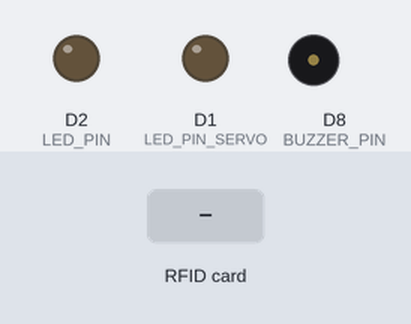
A sketch run on a simulated ESP8266 (NodeMCU). On the bench: output pins drawn as LEDs (lit = HIGH), buzzer (waves = sounding). The inputs (shaded band) are chosen by the test bench. WiFi joins after 1.5 s; servers stay silent unless stated; network time is answered at once with the bench clock; the local clock reads 2024-03-15 10:24:30 at power-on unless the sketch sets it; what the sketch prints to the serial monitor is not drawn.

Above: at 2.7 s.
2.8 s: RFID card F9 FF 44 BA held to the reader
At 4.0 s:
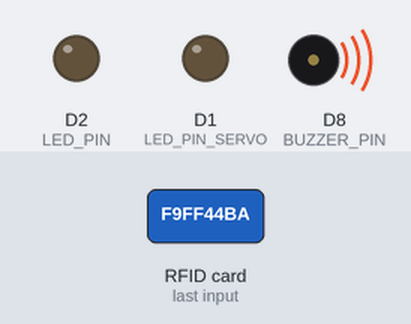
4.3 s: RFID card 5E 7A 19 C4 held to the reader
Timing chart, 0 to 11.3 s (numbered marks = the images above; inputs shaded):
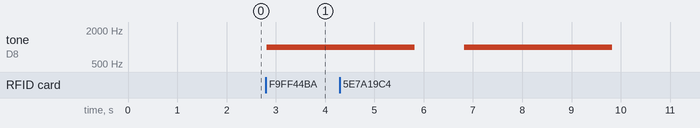

The sketch:

9.ino
```cpp
#include <ESP8266WiFi.h>
#include <NTPClient.h>
#include <WiFiUdp.h>
#include <SPI.h>
#include <MFRC522.h>

const char *ssid     = "Khoshbin";
const char *password = "wxyz1237";

// Define NTP Client to get time
WiFiUDP ntpUDP;
NTPClient timeClient(ntpUDP, "pool.ntp.org");


#define RST_PIN         D3          // Configurable, see typical pin layout above
#define SS_PIN          D4         // Configurable, see typical pin layout above

#define LED_PIN         D2
#define LED_PIN_SERVO   D1
#define BUZZER_PIN      D8

MFRC522 mfrc522(SS_PIN, RST_PIN);  // Create MFRC522 instance


void setup() {
  // Initialize Serial Monitor
  Serial.begin(115200);
  Serial.println();

  pinMode(LED_PIN, OUTPUT);
  pinMode(LED_PIN_SERVO, OUTPUT);
  pinMode(BUZZER_PIN, OUTPUT);

  // Connect to Wi-Fi
  Serial.print("Connecting to ");
  Serial.println(ssid);
  WiFi.begin(ssid, password);
  while (WiFi.status() != WL_CONNECTED) {
    delay(500);
    Serial.print(".");
  }

// Initialize a NTPClient to get time
  timeClient.begin();
  // Set offset time in seconds to adjust for your timezone, for example:
  // GMT +1 = 3600
  // Iran = GMT + 3:30 + [1:00](when daylight we have saving in summer)
  timeClient.setTimeOffset(3.50 * 60 * 60);

  while (!Serial);    // Do nothing if no serial port is opened (added for Arduinos based on ATMEGA32U4)
  SPI.begin();      // Init SPI bus
  mfrc522.PCD_Init();   // Init MFRC522
  mfrc522.PCD_DumpVersionToSerial();  // Show details of PCD - MFRC522 Card Reader details
  Serial.println(F("Scan PICC to see UID, SAK, type, and data blocks..."));
}


void array_to_string(byte array[], unsigned int len, char buffer[]){
   for (unsigned int i = 0; i < len; i++)
   {
      byte nib1 = (array[i] >> 4) & 0x0F;
      byte nib2 = (array[i] >> 0) & 0x0F;
      buffer[i*2+0] = nib1  < 0xA ? '0' + nib1  : 'A' + nib1  - 0xA;
      buffer[i*2+1] = nib2  < 0xA ? '0' + nib2  : 'A' + nib2  - 0xA;
   }
   buffer[len*2] = '\0';
}


void loop() {
  timeClient.update();

  // Look for new cards
  if ( ! mfrc522.PICC_IsNewCardPresent()) {
    return;
  }

  // Select one of the cards
  if ( ! mfrc522.PICC_ReadCardSerial()) {
    return;
  }

  // Dump debug info about the card; PICC_HaltA() is automatically called
  mfrc522.PICC_DumpToSerial(&(mfrc522.uid));

  char uid[32] = "";
  array_to_string(mfrc522.uid.uidByte, 4, uid); //Insert (byte array, length, char array for output)
  Serial.println(uid);

  String formattedTime = timeClient.getFormattedTime();
  Serial.print("Time: ");
  Serial.println(formattedTime);

  int currentHour = timeClient.getHours();

  if(currentHour >= 18 && currentHour < 20 && strcmp(uid, "F9FF44BA") ){
    digitalWrite(LED_PIN_SERVO, HIGH);
    digitalWrite(LED_PIN, HIGH);
    delay(3000);
    digitalWrite(LED_PIN, LOW);
    digitalWrite(LED_PIN_SERVO, LOW);
  }else{
    tone(BUZZER_PIN, 1000);
    delay(3000);
    noTone(BUZZER_PIN);
  }

  delay(1000);
}
```

Measured:
- after the input at 2.8 s, tone on D8 (BUZZER_PIN): silent → 1000 Hz at once
